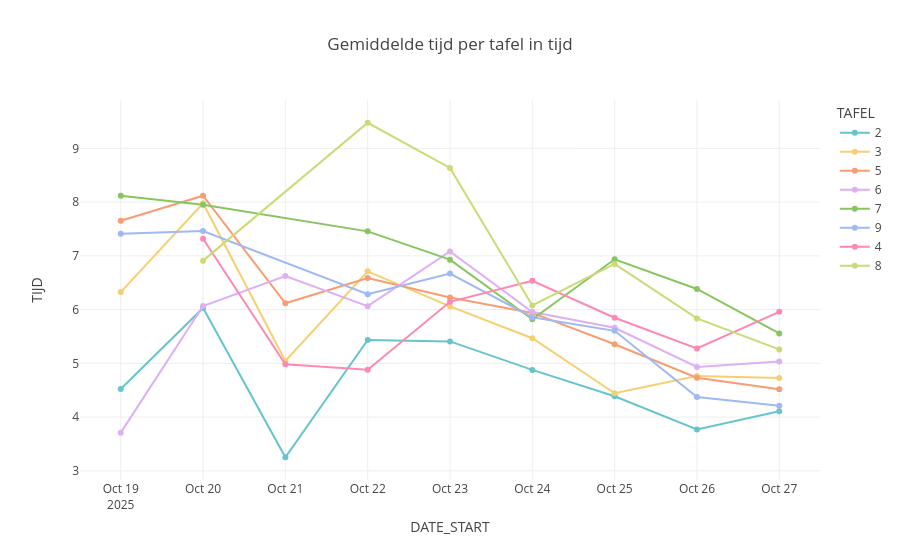

Notebook source saved alongside this figure:
### Code cell
# make a plot of the evolution in time per tafel in plotly
import plotly.express as px
fig = px.line(df_plot,
              x="DATE_START", y="TIJD",
              title="Gemiddelde tijd per tafel in tijd",
              markers=True,
              color="TAFEL",
              color_discrete_sequence=px.colors.qualitative.Pastel)

# add text labels on top of markers cfr geom_text in ggplot2
fig.update_traces(text=df_plot["TAFEL"], textposition="top center")

fig.show()

### Figure 1 — Plotly figure (JSON) as saved in the notebook; plotly's stock layout.template omitted (floating-point values rounded to 4 significant figures)
{"data": [{"hovertemplate": "TAFEL=2<br>DATE_START=%{x}<br>TIJD=%{y}<extra></extra>", "legendgroup": "2", "line": {"color": "rgb(102, 197, 204)", "dash": "solid"}, "marker": {"symbol": "circle"}, "mode": "lines+markers", "name": "2", "orientation": "v", "showlegend": true, "x": ["2025-10-19", "2025-10-20", "2025-10-21", "2025-10-22", "2025-10-23", "2025-10-24", "2025-10-25", "2025-10-26", "2025-10-27"], "xaxis": "x", "y": [4.524, 6.031, 3.253, 5.435, 5.409, 4.879, 4.389, 3.769, 4.108], "yaxis": "y", "type": "scatter", "text": [2.0, 3.0, 5.0, 6.0, 7.0, 9.0, 2.0, 3.0, 4.0, 5.0, 6.0, 7.0, 8.0, 9.0, 2.0, 3.0, 4.0, 5.0, 6.0, 2.0, 3.0, 4.0, 5.0, 6.0, 7.0, 8.0, 9.0, 2.0, 3.0, 4.0, 5.0, 6.0, 7.0, 8.0, 9.0, 2.0, 3.0, 4.0, 5.0, 6.0, 7.0, 8.0, 9.0, 2.0, 3.0, 4.0, 5.0, 6.0, 7.0, 8.0, 9.0, 2.0, 3.0, 4.0, 5.0, 6.0, 7.0, 8.0, 9.0, 2.0, 3.0, 4.0, 5.0, 6.0, 7.0, 8.0, 9.0], "textposition": "top center"}, {"hovertemplate": "TAFEL=3<br>DATE_START=%{x}<br>TIJD=%{y}<extra></extra>", "legendgroup": "3", "line": {"color": "rgb(246, 207, 113)", "dash": "solid"}, "marker": {"symbol": "circle"}, "mode": "lines+markers", "name": "3", "orientation": "v", "showlegend": true, "x": ["2025-10-19", "2025-10-20", "2025-10-21", "2025-10-22", "2025-10-23", "2025-10-24", "2025-10-25", "2025-10-26", "2025-10-27"], "xaxis": "x", "y": [6.326, 7.98, 5.045, 6.713, 6.06, 5.467, 4.445, 4.766, 4.728], "yaxis": "y", "type": "scatter", "text": [2.0, 3.0, 5.0, 6.0, 7.0, 9.0, 2.0, 3.0, 4.0, 5.0, 6.0, 7.0, 8.0, 9.0, 2.0, 3.0, 4.0, 5.0, 6.0, 2.0, 3.0, 4.0, 5.0, 6.0, 7.0, 8.0, 9.0, 2.0, 3.0, 4.0, 5.0, 6.0, 7.0, 8.0, 9.0, 2.0, 3.0, 4.0, 5.0, 6.0, 7.0, 8.0, 9.0, 2.0, 3.0, 4.0, 5.0, 6.0, 7.0, 8.0, 9.0, 2.0, 3.0, 4.0, 5.0, 6.0, 7.0, 8.0, 9.0, 2.0, 3.0, 4.0, 5.0, 6.0, 7.0, 8.0, 9.0], "textposition": "top center"}, {"hovertemplate": "TAFEL=5<br>DATE_START=%{x}<br>TIJD=%{y}<extra></extra>", "legendgroup": "5", "line": {"color": "rgb(248, 156, 116)", "dash": "solid"}, "marker": {"symbol": "circle"}, "mode": "lines+markers", "name": "5", "orientation": "v", "showlegend": true, "x": ["2025-10-19", "2025-10-20", "2025-10-21", "2025-10-22", "2025-10-23", "2025-10-24", "2025-10-25", "2025-10-26", "2025-10-27"], "xaxis": "x", "y": [7.653, 8.119, 6.117, 6.587, 6.227, 5.939, 5.355, 4.733, 4.517], "yaxis": "y", "type": "scatter", "text": [2.0, 3.0, 5.0, 6.0, 7.0, 9.0, 2.0, 3.0, 4.0, 5.0, 6.0, 7.0, 8.0, 9.0, 2.0, 3.0, 4.0, 5.0, 6.0, 2.0, 3.0, 4.0, 5.0, 6.0, 7.0, 8.0, 9.0, 2.0, 3.0, 4.0, 5.0, 6.0, 7.0, 8.0, 9.0, 2.0, 3.0, 4.0, 5.0, 6.0, 7.0, 8.0, 9.0, 2.0, 3.0, 4.0, 5.0, 6.0, 7.0, 8.0, 9.0, 2.0, 3.0, 4.0, 5.0, 6.0, 7.0, 8.0, 9.0, 2.0, 3.0, 4.0, 5.0, 6.0, 7.0, 8.0, 9.0], "textposition": "top center"}, {"hovertemplate": "TAFEL=6<br>DATE_START=%{x}<br>TIJD=%{y}<extra></extra>", "legendgroup": "6", "line": {"color": "rgb(220, 176, 242)", "dash": "solid"}, "marker": {"symbol": "circle"}, "mode": "lines+markers", "name": "6", "orientation": "v", "showlegend": true, "x": ["2025-10-19", "2025-10-20", "2025-10-21", "2025-10-22", "2025-10-23", "2025-10-24", "2025-10-25", "2025-10-26", "2025-10-27"], "xaxis": "x", "y": [3.711, 6.067, 6.625, 6.064, 7.082, 5.954, 5.663, 4.934, 5.036], "yaxis": "y", "type": "scatter", "text": [2.0, 3.0, 5.0, 6.0, 7.0, 9.0, 2.0, 3.0, 4.0, 5.0, 6.0, 7.0, 8.0, 9.0, 2.0, 3.0, 4.0, 5.0, 6.0, 2.0, 3.0, 4.0, 5.0, 6.0, 7.0, 8.0, 9.0, 2.0, 3.0, 4.0, 5.0, 6.0, 7.0, 8.0, 9.0, 2.0, 3.0, 4.0, 5.0, 6.0, 7.0, 8.0, 9.0, 2.0, 3.0, 4.0, 5.0, 6.0, 7.0, 8.0, 9.0, 2.0, 3.0, 4.0, 5.0, 6.0, 7.0, 8.0, 9.0, 2.0, 3.0, 4.0, 5.0, 6.0, 7.0, 8.0, 9.0], "textposition": "top center"}, {"hovertemplate": "TAFEL=7<br>DATE_START=%{x}<br>TIJD=%{y}<extra></extra>", "legendgroup": "7", "line": {"color": "rgb(135, 197, 95)", "dash": "solid"}, "marker": {"symbol": "circle"}, "mode": "lines+markers", "name": "7", "orientation": "v", "showlegend": true, "x": ["2025-10-19", "2025-10-20", "2025-10-22", "2025-10-23", "2025-10-24", "2025-10-25", "2025-10-26", "2025-10-27"], "xaxis": "x", "y": [8.118, 7.952, 7.457, 6.93, 5.819, 6.937, 6.384, 5.556], "yaxis": "y", "type": "scatter", "text": [2.0, 3.0, 5.0, 6.0, 7.0, 9.0, 2.0, 3.0, 4.0, 5.0, 6.0, 7.0, 8.0, 9.0, 2.0, 3.0, 4.0, 5.0, 6.0, 2.0, 3.0, 4.0, 5.0, 6.0, 7.0, 8.0, 9.0, 2.0, 3.0, 4.0, 5.0, 6.0, 7.0, 8.0, 9.0, 2.0, 3.0, 4.0, 5.0, 6.0, 7.0, 8.0, 9.0, 2.0, 3.0, 4.0, 5.0, 6.0, 7.0, 8.0, 9.0, 2.0, 3.0, 4.0, 5.0, 6.0, 7.0, 8.0, 9.0, 2.0, 3.0, 4.0, 5.0, 6.0, 7.0, 8.0, 9.0], "textposition": "top center"}, {"hovertemplate": "TAFEL=9<br>DATE_START=%{x}<br>TIJD=%{y}<extra></extra>", "legendgroup": "9", "line": {"color": "rgb(158, 185, 243)", "dash": "solid"}, "marker": {"symbol": "circle"}, "mode": "lines+markers", "name": "9", "orientation": "v", "showlegend": true, "x": ["2025-10-19", "2025-10-20", "2025-10-22", "2025-10-23", "2025-10-24", "2025-10-25", "2025-10-26", "2025-10-27"], "xaxis": "x", "y": [7.413, 7.463, 6.287, 6.671, 5.86, 5.606, 4.376, 4.213], "yaxis": "y", "type": "scatter", "text": [2.0, 3.0, 5.0, 6.0, 7.0, 9.0, 2.0, 3.0, 4.0, 5.0, 6.0, 7.0, 8.0, 9.0, 2.0, 3.0, 4.0, 5.0, 6.0, 2.0, 3.0, 4.0, 5.0, 6.0, 7.0, 8.0, 9.0, 2.0, 3.0, 4.0, 5.0, 6.0, 7.0, 8.0, 9.0, 2.0, 3.0, 4.0, 5.0, 6.0, 7.0, 8.0, 9.0, 2.0, 3.0, 4.0, 5.0, 6.0, 7.0, 8.0, 9.0, 2.0, 3.0, 4.0, 5.0, 6.0, 7.0, 8.0, 9.0, 2.0, 3.0, 4.0, 5.0, 6.0, 7.0, 8.0, 9.0], "textposition": "top center"}, {"hovertemplate": "TAFEL=4<br>DATE_START=%{x}<br>TIJD=%{y}<extra></extra>", "legendgroup": "4", "line": {"color": "rgb(254, 136, 177)", "dash": "solid"}, "marker": {"symbol": "circle"}, "mode": "lines+markers", "name": "4", "orientation": "v", "showlegend": true, "x": ["2025-10-20", "2025-10-21", "2025-10-22", "2025-10-23", "2025-10-24", "2025-10-25", "2025-10-26", "2025-10-27"], "xaxis": "x", "y": [7.319, 4.984, 4.88, 6.145, 6.535, 5.849, 5.278, 5.959], "yaxis": "y", "type": "scatter", "text": [2.0, 3.0, 5.0, 6.0, 7.0, 9.0, 2.0, 3.0, 4.0, 5.0, 6.0, 7.0, 8.0, 9.0, 2.0, 3.0, 4.0, 5.0, 6.0, 2.0, 3.0, 4.0, 5.0, 6.0, 7.0, 8.0, 9.0, 2.0, 3.0, 4.0, 5.0, 6.0, 7.0, 8.0, 9.0, 2.0, 3.0, 4.0, 5.0, 6.0, 7.0, 8.0, 9.0, 2.0, 3.0, 4.0, 5.0, 6.0, 7.0, 8.0, 9.0, 2.0, 3.0, 4.0, 5.0, 6.0, 7.0, 8.0, 9.0, 2.0, 3.0, 4.0, 5.0, 6.0, 7.0, 8.0, 9.0], "textposition": "top center"}, {"hovertemplate": "TAFEL=8<br>DATE_START=%{x}<br>TIJD=%{y}<extra></extra>", "legendgroup": "8", "line": {"color": "rgb(201, 219, 116)", "dash": "solid"}, "marker": {"symbol": "circle"}, "mode": "lines+markers", "name": "8", "orientation": "v", "showlegend": true, "x": ["2025-10-20", "2025-10-22", "2025-10-23", "2025-10-24", "2025-10-25", "2025-10-26", "2025-10-27"], "xaxis": "x", "y": [6.911, 9.477, 8.636, 6.078, 6.85, 5.837, 5.259], "yaxis": "y", "type": "scatter", "text": [2.0, 3.0, 5.0, 6.0, 7.0, 9.0, 2.0, 3.0, 4.0, 5.0, 6.0, 7.0, 8.0, 9.0, 2.0, 3.0, 4.0, 5.0, 6.0, 2.0, 3.0, 4.0, 5.0, 6.0, 7.0, 8.0, 9.0, 2.0, 3.0, 4.0, 5.0, 6.0, 7.0, 8.0, 9.0, 2.0, 3.0, 4.0, 5.0, 6.0, 7.0, 8.0, 9.0, 2.0, 3.0, 4.0, 5.0, 6.0, 7.0, 8.0, 9.0, 2.0, 3.0, 4.0, 5.0, 6.0, 7.0, 8.0, 9.0, 2.0, 3.0, 4.0, 5.0, 6.0, 7.0, 8.0, 9.0], "textposition": "top center"}], "layout": {"xaxis": {"anchor": "y", "domain": [0.0, 1.0], "title": {"text": "DATE_START"}}, "yaxis": {"anchor": "x", "domain": [0.0, 1.0], "title": {"text": "TIJD"}}, "legend": {"title": {"text": "TAFEL"}, "tracegroupgap": 0}, "title": {"text": "Gemiddelde tijd per tafel in tijd"}}}
